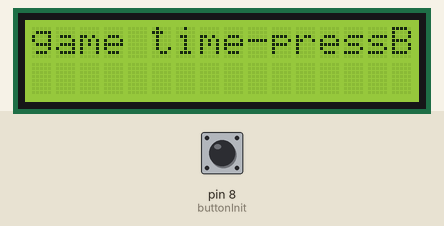
Recording of a sketch running on a simulated Arduino Uno, built with avr-gcc and run on an emulated ATmega328P. Shown: 16×2 character LCD. Inputs (shaded band) come from the test bench; at power-on: pin 8 (buttonInit) HIGH.

Above: at 1.2 s.
1.3 s: pin 8 (buttonInit) pulled LOW for 0.15 s
At 2.6 s:
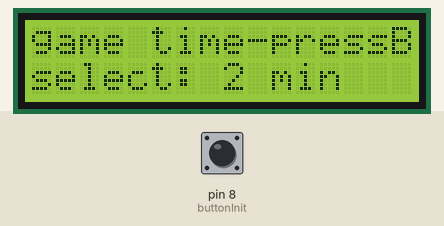
2.9 s: pin 8 (buttonInit) pulled LOW for 0.15 s
At 4.1 s:
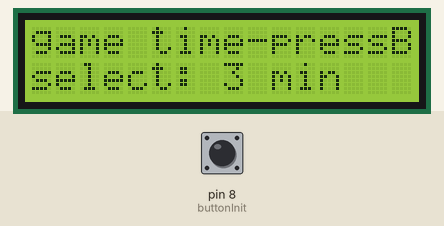
4.5 s: pin 8 (buttonInit) pulled LOW for 0.15 s
At 5.3 s:
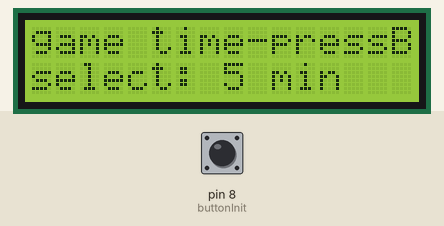
Timing chart, 0 to 7.5 s (numbered marks = the images above; inputs shaded):
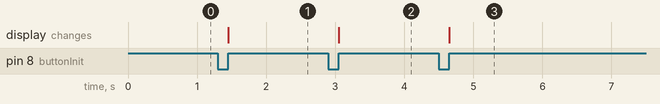

The sketch:

sketch_nov26a.ino
```cpp
#include <LiquidCrystal.h>
#include<SoftwareSerial.h>
#define tx 9
#define rx 10
SoftwareSerial HC12(tx,rx);
#define buttonInit 8
LiquidCrystal lcd(12, 11, 5, 4, 3, 2);
int inicio, pres=0;

void setup() {
  // put your setup code here, to run once:
  pinMode(buttonInit, INPUT);
  lcd.begin(16, 2);
  lcd.setCursor(0,0);
  lcd.print("game time-pressB");
  lcd.setCursor(0,1);
  inicio=millis();
}

int tempoJogo(){
  static int duracao[]={2, 3, 5, 10, 15}, it=-1;
  static const int tm = 5;
  (++it)%=tm;
  return duracao[it];
}
void loop() {
  // put your main code here, to run repeatedly:

  if(!digitalRead(buttonInit) && !pres){
    pres=!pres;
  }
  else if(digitalRead(buttonInit) && pres){
    pres=!pres;
    lcd.setCursor(0, 1);
    lcd.print("                ");
    lcd.setCursor(0, 1);
    lcd.print("select: "); lcd.print(tempoJogo()); lcd.print(" min");
  }
  else if(!digitalRead(buttonInit) && pres){
    if((millis()-inicio)>= 750){
      //muda de estado
      while(1);
    }
  }
  else{
    inicio=millis();
  }
}
```

Measured:
- after the input at 1.3 s, the display: changes after 0.15 s (image 1)
- after the input at 2.9 s, the display: changes after 0.15 s (image 2)
- after the input at 4.5 s, the display: changes after 0.15 s (image 3)
